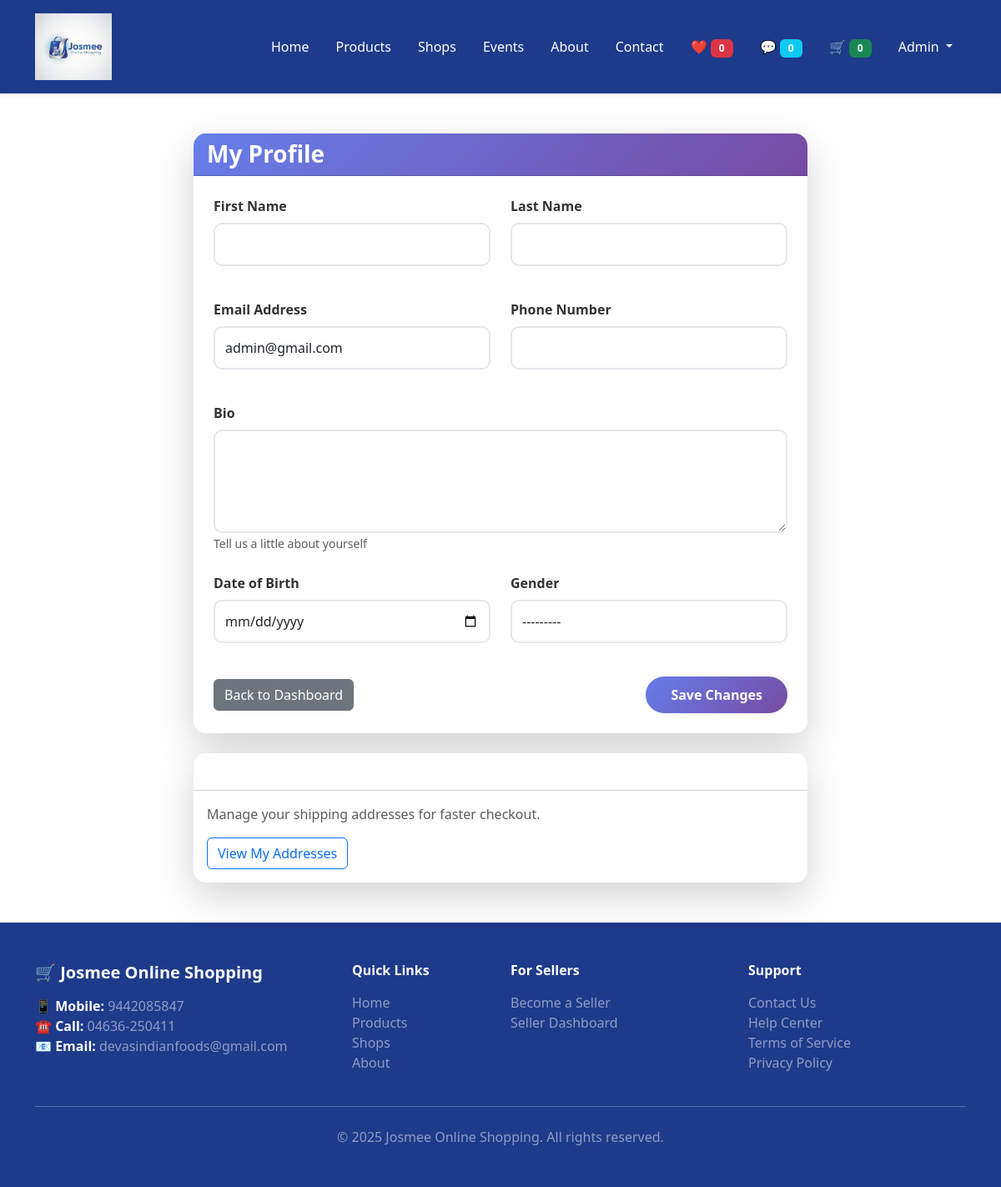
Page /accounts/profile/ (signed in) on the committed database.
### accounts/models.py (models this page shows, shortened)
class CustomUser(AbstractUser):
    ROLE_CHOICES = (
        ('buyer', 'Buyer'),
        ('seller', 'Seller'),
        ('admin', 'Admin'),
    )
    role = models.CharField(max_length=10, choices=ROLE_CHOICES, default='buyer')
    phone = models.CharField(max_length=20, blank=True, null=True)
    avatar = models.ImageField(upload_to='avatars/', blank=True, null=True)
    is_verified = models.BooleanField(default=False)
    phone_verified = models.BooleanField(default=False)
    pan_number = models.CharField(max_length=10, blank=True, null=True, unique=True)
    gst_number = models.CharField(max_length=15, blank=True, null=True, unique=True)
    created_at = models.DateTimeField(auto_now_add=True)
    updated_at = models.DateTimeField(auto_now=True)
    class Meta:
        verbose_name = _('User')
        verbose_name_plural = _('Users')

class UserProfile(models.Model):
    GENDER_CHOICES = (
        ('M', 'Male'),
        ('F', 'Female'),
        ('O', 'Other'),
    )
    user = models.OneToOneField(CustomUser, on_delete=models.CASCADE, related_name='profile')
    bio = models.TextField(blank=True, null=True)
    date_of_birth = models.DateField(blank=True, null=True)
    gender = models.CharField(max_length=1, choices=GENDER_CHOICES, blank=True, null=True)

### accounts/views.py (the view)
# urls.py: path('profile/', views.profile_view, name='profile'),
@login_required
def profile_view(request):
    if request.method == 'POST':
        form = UserProfileForm(request.POST, instance=request.user.profile)
        if form.is_valid():
            user = request.user
            user.first_name = form.cleaned_data.get('first_name')
            user.last_name = form.cleaned_data.get('last_name')
            user.email = form.cleaned_data.get('email')
            user.phone = form.cleaned_data.get('phone')
            user.save()
            form.save()
            messages.success(request, 'Your profile has been updated successfully.')
            return redirect('accounts:profile')
    else:
        form = UserProfileForm(instance=request.user.profile)
    return render(request, 'accounts/profile.html', {'form': form})

### chat/context_processors.py (called while the page is built)
def unread_messages_count(request):
    if request.user.is_authenticated:
        try:
            conversations = Conversation.objects.filter(
                models.Q(buyer=request.user) | models.Q(seller=request.user)
            )
            unread_count = 0
            for conversation in conversations:
                unread_count += conversation.unread_count(request.user)
            return {'unread_messages_count': unread_count}
        except Exception:
            return {'unread_messages_count': 0}
    return {'unread_messages_count': 0}

### wishlist/context_processors.py (called while the page is built)
def wishlist_count(request):
    if request.user.is_authenticated:
        try:
            wishlist = Wishlist.objects.get(user=request.user)
            return {'wishlist_count': wishlist.item_count}
        except Wishlist.DoesNotExist:
            return {'wishlist_count': 0}
    return {'wishlist_count': 0}

### templates/accounts/profile.html (shortened to what this page needs)
{% extends 'base.html' %}
{% block content %}
<div class="container my-5">
  <div class="row justify-content-center">
    <div class="col-lg-8">
      <div class="card shadow-lg">
        <div class="card-header" style="background: var(--primary-gradient); color: white;">
          <h3 class="mb-0 fw-bold">My Profile</h3>
        </div>
        <div class="card-body p-4">
          <form method="post" enctype="multipart/form-data">
            <div class="row mb-4">
              <div class="col-md-6 mb-3">
                <label for="{{ form.first_name.id_for_label }}" class="form-label fw-bold">First Name</label>
                {{ form.first_name }}
              </div>
              <div class="col-md-6 mb-3">
                <label for="{{ form.last_name.id_for_label }}" class="form-label fw-bold">Last Name</label>
                {{ form.last_name }}
              </div>
            </div>
            <div class="row mb-4">
              <div class="col-md-6 mb-3">
                <label for="{{ form.email.id_for_label }}" class="form-label fw-bold">Email Address</label>
                {{ form.email }}
              </div>
              <div class="col-md-6 mb-3">
                <label for="{{ form.phone.id_for_label }}" class="form-label fw-bold">Phone Number</label>
                {{ form.phone }}
              </div>
            </div>
            <div class="mb-4">
              <label for="{{ form.bio.id_for_label }}" class="form-label fw-bold">Bio</label>
              {{ form.bio }}
              <small class="form-text text-muted">Tell us a little about yourself</small>
            </div>
            <div class="row mb-4">
              <div class="col-md-6 mb-3">
                <label for="{{ form.date_of_birth.id_for_label }}" class="form-label fw-bold">Date of Birth</label>
                {{ form.date_of_birth }}
              </div>
              <div class="col-md-6 mb-3">
                <label for="{{ form.gender.id_for_label }}" class="form-label fw-bold">Gender</label>
                {{ form.gender }}
              </div>
            </div>
            <div class="d-flex justify-content-between align-items-center">
              <a href="{% url 'accounts:dashboard' %}" class="btn btn-secondary">
                Back to Dashboard
              </a>
              <button type="submit" class="btn btn-primary">
                Save Changes
              </button>
            </div>
          </form>
        </div>
      </div>
      <div class="card shadow-lg mt-4">
        <div class="card-header" style="background: var(--dark-gradient); color: white;">
          <h4 class="mb-0 fw-bold">Manage Addresses</h4>
        </div>
        <div class="card-body">
          <p class="text-muted">Manage your shipping addresses for faster checkout.</p>
          <a href="{% url 'accounts:address_list' %}" class="btn btn-outline-primary">
            View My Addresses
          </a>
        </div>
      </div>
    </div>
  </div>
</div>
{% endblock %}

### templates/base.html (shortened to what this page needs)
{% load static %}
<!doctype html>
<html lang="en">
  <head>
    <link href="https://cdn.jsdelivr.net/npm/bootstrap@5.3.0/dist/css/bootstrap.min.css" rel="stylesheet">
  </head>
  <body>
    <header class="site-header text-white shadow-sm">
      <nav class="container">
        <div class="d-flex justify-content-between align-items-center py-3">
{% load static %}
<a class="navbar-brand" href="{% url 'store:home' %}">
  <img src="{% static 'img/logo.jpeg' %}" alt="Josmee Logo" style="height:80px; width:auto;">
</a>
          <ul class="nav">
            <li class="nav-item"><a class="nav-link text-white" href="{% url 'store:home' %}">Home</a></li>
            <li class="nav-item"><a class="nav-link text-white" href="{% url 'store:product_list' %}">Products</a></li>
            <li class="nav-item"><a class="nav-link text-white" href="{% url 'shops:shop_list' %}">Shops</a></li>
            <li class="nav-item"><a class="nav-link text-white" href="{% url 'promotions:event_list' %}">Events</a></li>
            <li class="nav-item"><a class="nav-link text-white" href="{% url 'store:about' %}">About</a></li>
            <li class="nav-item"><a class="nav-link text-white" href="{% url 'store:contact' %}">Contact</a></li>
            {% if user.is_authenticated %}
              <li class="nav-item">
                <a class="nav-link text-white position-relative" href="{% url 'wishlist:wishlist' %}">
                  ❤️ <span class="badge bg-danger">{{ wishlist_count|default:0 }}</span>
                </a>
              </li>
              <li class="nav-item">
                <a class="nav-link text-white position-relative" href="{% url 'chat:conversation_list' %}">
                  💬 <span class="badge bg-info">{{ unread_messages_count|default:0 }}</span>
                </a>
              </li>
              <li class="nav-item">
                <a class="nav-link text-white position-relative" href="{% url 'store:cart' %}">
                  🛒 <span class="badge bg-success">{{ cart_count|default:0 }}</span>
                </a>
              </li>
              <li class="nav-item dropdown">
                <a class="nav-link dropdown-toggle text-white" href="#" role="button" data-bs-toggle="dropdown">
                  {{ user.username }}
                </a>
              </li>
            {% else %}
              <li class="nav-item"><a class="nav-link text-white" href="{% url 'accounts:login' %}">Login</a></li>
              <li class="nav-item"><a class="nav-link btn btn-light text-primary px-3 ms-2" href="{% url 'accounts:register' %}">Register</a></li>
            {% endif %}
          </ul>
        </div>
      </nav>
    </header>
    <main id="main-content">
      {% block content %}{% endblock %}
    </main>
<footer class="site-footer text-white py-5 mt-5">
  <div class="container">
    <div class="row">
      <div class="col-md-4 mb-4 mb-md-0">
        <h5 class="mb-3 fw-bold">🛒 Josmee Online Shopping</h5>
        <ul class="list-unstyled mt-3">
          <li><strong>📱 Mobile:</strong> <a href="tel:9442085847" class="text-white-50 text-decoration-none">9442085847</a></li>
          <li><strong>☎️ Call:</strong> <a href="tel:04636250411" class="text-white-50 text-decoration-none">04636-250411</a></li>
          <li><strong>📧 Email:</strong> <a href="mailto:devasindianfoods@gmail.com" class="text-white-50 text-decoration-none">devasindianfoods@gmail.com</a></li>
        </ul>
      </div>
      <div class="col-md-2 mb-4 mb-md-0">
        <h6 class="mb-3 fw-bold">Quick Links</h6>
        <ul class="list-unstyled">
          <li><a href="{% url 'store:home' %}" class="text-white-50 text-decoration-none">Home</a></li>
          <li><a href="{% url 'store:product_list' %}" class="text-white-50 text-decoration-none">Products</a></li>
          <li><a href="{% url 'shops:shop_list' %}" class="text-white-50 text-decoration-none">Shops</a></li>
          <li><a href="{% url 'store:about' %}" class="text-white-50 text-decoration-none">About</a></li>
        </ul>
      </div>
      <div class="col-md-3 mb-4 mb-md-0">
        <h6 class="mb-3 fw-bold">For Sellers</h6>
        <ul class="list-unstyled">
          <li><a href="{% url 'accounts:register' %}" class="text-white-50 text-decoration-none">Become a Seller</a></li>
          <li><a href="{% url 'sellers:dashboard' %}" class="text-white-50 text-decoration-none">Seller Dashboard</a></li>
        </ul>
      </div>
      <div class="col-md-3">
        <h6 class="mb-3 fw-bold">Support</h6>
        <ul class="list-unstyled">
          <li><a href="{% url 'store:contact' %}" class="text-white-50 text-decoration-none">Contact Us</a></li>
          <li><a href="#" class="text-white-50 text-decoration-none">Help Center</a></li>
          <li><a href="#" class="text-white-50 text-decoration-none">Terms of Service</a></li>
          <li><a href="#" class="text-white-50 text-decoration-none">Privacy Policy</a></li>
        </ul>
      </div>
    </div>
    <hr class="my-4 bg-white opacity-25">
    <div class="text-center">
      <p class="mb-0 text-white-50">
        &copy; <span id="year"></span> Josmee Online Shopping. All rights reserved.
      </p>
    </div>
  </div>
</footer>
  </body>
</html>

### templates/base.html (style rules this page uses)
:root { --primary-gradient: linear-gradient(135deg, #667eea 0%, #764ba2 100%); --secondary-gradient: linear-gradient(135deg, #f093fb 0%, #f5576c 100%); --dark-blue: #1e3a8a; --success-gradient: linear-gradient(135deg, #11998e 0%, #38ef7d 100%); }
* { transition: all 0.3s cubic-bezier(0.4, 0, 0.2, 1); }
body { background: white; min-height: 100vh; color: #333; animation: fadeIn 0.5s ease-in; }
.site-header { background: var(--dark-blue) !important; box-shadow: 0 4px 20px rgba(30, 58, 138, 0.3); animation: slideDown 0.5s ease-out; }
.navbar-brand { font-size: 1.8rem; font-weight: 800; text-shadow: 2px 2px 4px rgba(0,0,0,0.3); color: white !important; }
.nav-link { font-weight: 500; color: white !important; position: relative; overflow: hidden; }
.nav-link::before { content: ''; position: absolute; bottom: 0; left: 0; width: 0; height: 2px; background: white; transition: width 0.3s ease; }
.card { background: rgba(255, 255, 255, 0.95); border: none; border-radius: 15px; box-shadow: 0 8px 32px rgba(0,0,0,0.1); color: #333; animation: scaleIn 0.5s ease-out; overflow: hidden; }
.btn-primary { background: var(--primary-gradient); border: none; font-weight: 600; padding: 10px 30px; border-radius: 25px; position: relative; overflow: hidden; }
.btn-primary::before { content: ''; position: absolute; top: 50%; left: 50%; width: 0; height: 0; border-radius: 50%; background: rgba(255,255,255,0.3); transform: translate(-50%, -50%); transition: width 0.6s, height 0.6s; }
.site-footer { background: var(--dark-blue) !important; color: white; animation: slideUp 0.5s ease-out; }
.site-footer a { transition: all 0.3s ease; }
.badge { font-weight: 600; padding: 5px 10px; animation: scaleIn 0.3s ease-out; }
#main-content { min-height: calc(100vh - 400px); animation: fadeIn 0.6s ease-in; }
.form-control, .form-select { border-radius: 10px; border: 2px solid #e5e7eb; padding: 12px; }
img { transition: transform 0.5s ease, filter 0.3s ease; }

### rows in the picture
CustomUser: username "Admin", email "admin@gmail.com"
UserProfile: gender "---------"

### other values in the picture
{{ wishlist_count|default:0 }} "0"
{{ unread_messages_count|default:0 }} "0"
{{ cart_count|default:0 }} "0"
